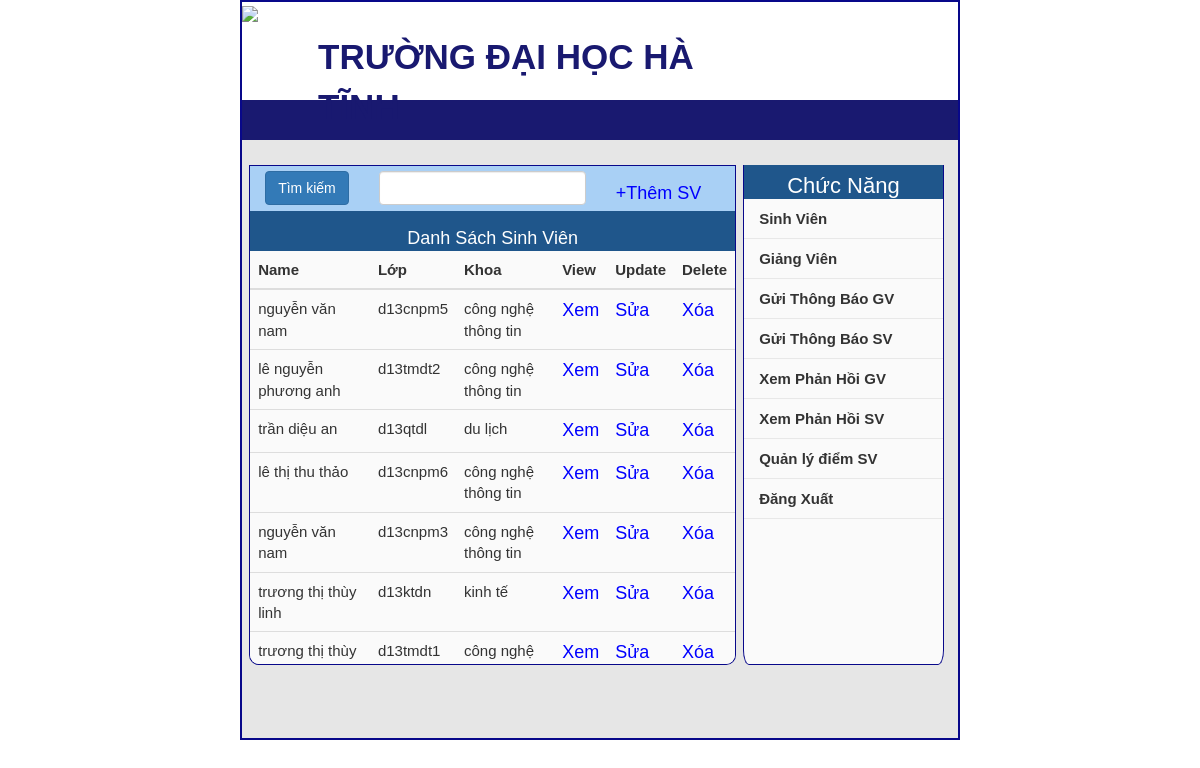
Page /student on the committed database.
### management_app/models.py (models this page shows, shortened)
class Student(models.Model):
    id=models.AutoField(primary_key=True)
    name=models.CharField(max_length=255)
    lop=models.CharField(max_length=80)
    khoa=models.CharField(max_length=80)
    ngaysinh=models.CharField(max_length=30)
    email=models.CharField(max_length=255)
    address=models.TextField()
    gender=models.CharField(max_length=255)
    quequan=models.CharField(max_length=30)
    sdt=models.CharField(max_length=255)
    objects = models.Manager()

### management_app/views.py (the view)
# urls.py: path('student',views.List_Student,name='student'),
def List_Student(request):
    query=Student.objects.all()
    student_filter=studentfilters(request.GET,queryset=query)
    context={
        'form' :student_filter.form,
        'student' :student_filter.qs,
    }
    return  render(request,'management_app/student_list.html',context)

### management_app/templates/management_app/student_list.html (shortened to what this page needs)
<!DOCTYPE html>
<html>
<head>
	<link rel="stylesheet" href="https://maxcdn.bootstrapcdn.com/bootstrap/3.2.0/css/bootstrap.min.css">
</head>
<body>
	<div id=head>
		<div class="image">
            <img src="https://encrypted-tbn0.gstatic.com/images?q=tbn%3AANd9GcQe0c1APEhNJhpf1cB4hITUXZ-hLSYggqIy1w&usqp=CAU" width="100px" hight="100px">
		</div>
		<div class="head1">
			<p>TRƯỜNG ĐẠI HỌC HÀ TĨNH</p>
		</div>
	</div>
	<div id="menu">
	</div>
	<div id=body>
		<div class="left">
            <div class="left2">
                {% load widget_tweaks %}
                <form method="get">
                    <li><button class="btn btn-primary" type="submit">Tìm kiếm</button></li>
                    <li>{% render_field form.name class="form-control" %}</li>
                    <li></li>
                    <li></li>
                    <li><a href="{% url "create_student" %}">+Thêm SV</a></li>
                </form>
            </div>
            <div class="left1">
				<p>Danh Sách Sinh Viên</p>
			</div>
			<center>
            <table class="table table-hover">
                <thead>
                    <tr>
                        <th>Name</th>
                        <th>Lớp</th>
                        <th>Khoa</th>
                        <th>View</th>
                        <th>Update</th>
                        <th>Delete</th>
                    </tr>
                </thead>
                <tbody>
                    {% for item in student %}
                <tr>
                    <td>{{item.name}}</td>
                    <td>{{item.lop}}</td>
                    <td>{{item.khoa}}</td>
                    <td><a href=" {% url "student_view" item.id%}">Xem</a></td>
                    <td><a href="{% url "update_student" item.id %}">Sửa</a></td>
                    <td><a href="{% url "delete_student" item.id %}">Xóa</a></td>
                </tr>
                    {% endfor %}
                </tbody>
            </table>
			</center>
		</div>
		<div class="right">
			<div class="right1">
				<p>Chức Năng</p>
			</div>
			<div id="menu1">
				<ul>
				    <li><a href="{% url 'student' %}">Sinh Viên</a></li>
				    <li><a href="{% url 'staff' %}">Giảng Viên</a></li>
				    <li><a href="{% url 'noti_sta' %}">Gửi Thông Báo GV</a></li>
                    <li><a href="{% url 'noti_stu' %}">Gửi Thông Báo SV</a></li>
                    <li><a href="{% url 'feed_sta' %}">Xem Phản Hồi GV</a></li>
				    <li><a href="{% url 'feed_stu' %}">Xem Phản Hồi SV</a></li>
					<li><a href="{% url 'feed_stu' %}">Quản lý điểm SV</a></li>
                    <li><a href="{% url 'logout' %}">Đăng Xuất</a></li>
				</ul>
			</div>
		</div>
	</div>
</body>
</html>

### management_app/templates/management_app/student_list.html (style rules this page uses)
#head { background-color: #ffffff; width: 60%; height: 100px; margin-left: 20%; border-left: solid; border-right: solid; border-top: solid; border-width: 2px; border-color: #08088A; }
.image { width: 30%px; height: 100px; float: left; }
.head1 { width: 70%; height: 100px; float: left; }
.head1 p { font-size: 35px; margin-left: 60px; color: #191970; font-weight: bold; margin-top: 30px; }
#body { width: 60%; margin-left: 20%; height: 600px; background-color: #E6E6E6; border-left: solid; border-right: solid; border-bottom: solid; border-width: 2px; border-color: #08088A; }
.right { width: 28%; height: 500px; float: left; margin-left: 1%; margin-top: 25px; border-left: solid; border-right: solid; border-bottom: solid; border-width: 1px; border-color: #08088A; background-color: #FAFAFA; border-bottom-left-radius: 3%; border-bottom-right-radius: 3%; }
.right1 { width: 100%; height: 34px; background-color: #1F568B; }
.right1 p { font-size: 22px; text-align: center; color: white; padding: 5px 5px; }
.left { background-color: #FAFAFA; width: 68%; height: 500px; float: left; margin-top: 25px; margin-left: 1%; border-left: solid; border-right: solid; border-top: solid; border-bottom: solid; border-width: 1px; border-color: #08088A; border-bottom-left-radius: 2%; border-bottom-right-radius: 2%; overflow: auto; }
.left a { text-decoration:none; font-size:18px; color:blue; }
.left1 { background-color: #1F568B; width: 100%; height: 40px; }
.left2 { background-color: #A9D0F5; width: 100%; height: 45px; }
#menu { width: 60%; height: 40px; margin-left: 20%; border-left: solid; border-right: solid; border-width: 2px; border-color: #08088A; background-color: #191970; }
* { margin: 0; padding: 0; }
body { font-family: sans-serif; color: #333; }
body { font-family: sans-serif; font-size: 15px; }
#menu1 li { width: auto; height: 40px; line-height: 40px; border-bottom: 1px solid #e8e8e8; padding: 0 1em; list-style: none; }
#menu1 li a { text-decoration: none; color: #333; font-weight: bold; display: block; }
.left1 p { color:white; font-size:18px; text-align:center; padding:15px 15px; }
.left2 li { float:left; list-style:none; padding:5px 15px; }

### rows in the picture
Student: name "nguyễn văn nam", lop "d13cnpm5", khoa "công nghệ thông tin"
Student: name "lê nguyễn phương anh", lop "d13tmdt2", khoa "công nghệ thông tin"
Student: name "trần diệu an", lop "d13qtdl", khoa "du lịch"
Student: name "lê thị thu thảo", lop "d13cnpm6", khoa "công nghệ thông tin"
Student: name "nguyễn văn nam", lop "d13cnpm3", khoa "công nghệ thông tin"
Student: name "trương thị thùy linh", lop "d13ktdn", khoa "kinh tế"
Student: name "trương thị thùy…", lop "d13tmdt1", khoa "công nghệ…"
